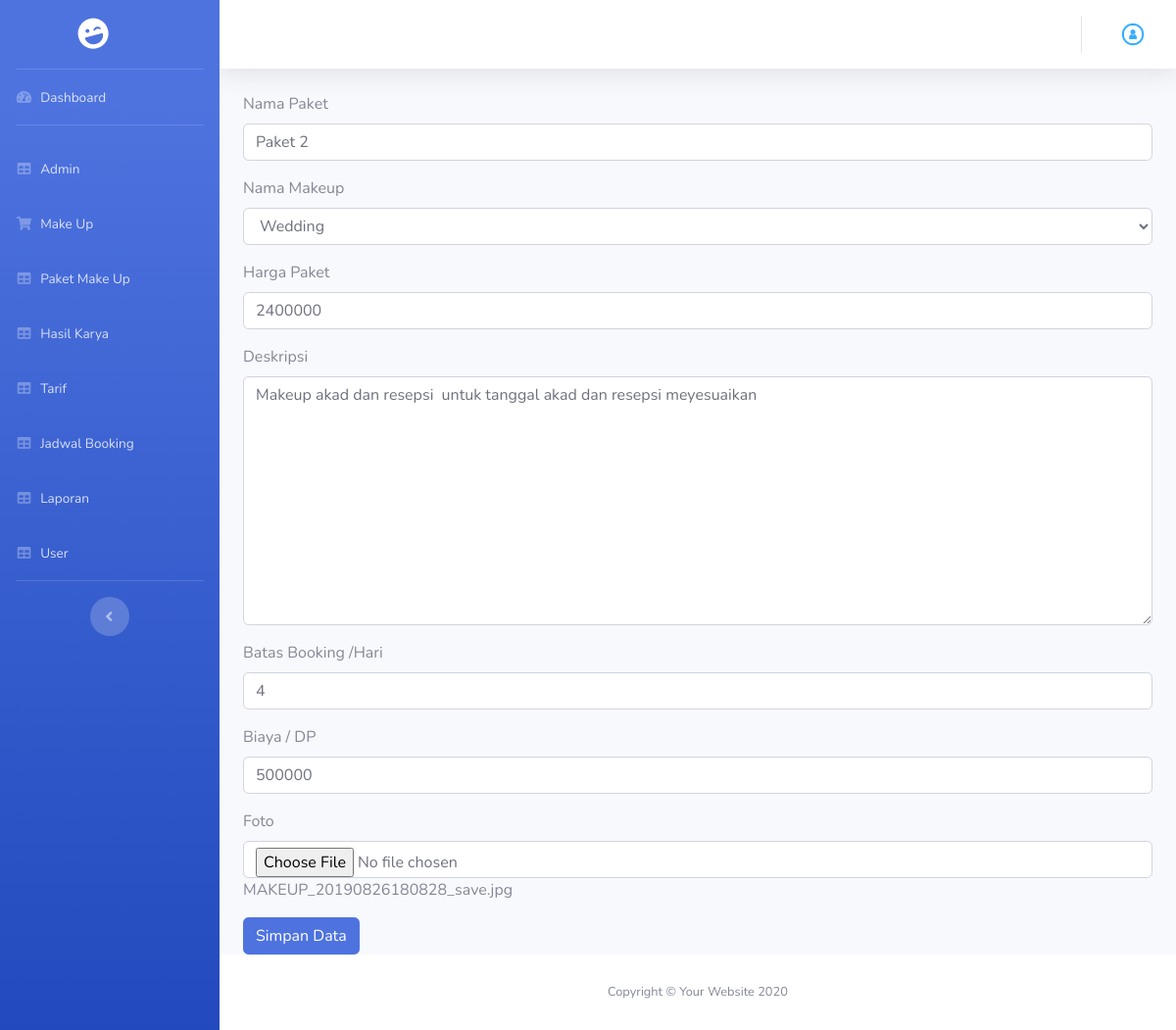
Screenshot of /admin/paket_edit/6 with the database file from the repository.
### tables this page shows
CREATE TABLE `tb_paket_makeup` (
  `id_paket` int(11) NOT NULL AUTO_INCREMENT,
  `id_makeup` int(11) NOT NULL,
  `nm_paket` varchar(100) NOT NULL,
  `harga_paket` int(11) NOT NULL,
  `deskripsi` text,
  `batas_booking_per_hari` int(11) NOT NULL,
  `biaya_dp` int(11) NOT NULL,
  `foto` text NOT NULL,
  PRIMARY KEY (`id_paket`)
);

### application/core/MY_Controller.php (called while the page is built, shortened)
<?php
class MY_Controller extends CI_Controller
{
	public function view_backend($view, $data = null)
	{
		$this->load->view('admin/templateBackend/header');
		$this->load->view('admin/templateBackend/sidebar');
		$this->load->view($view, $data);
		$this->load->view('admin/templateBackend/footer');
	}
}

### application/controllers/admin/Paket_Makeup.php (called while the page is built, shortened)
<?php
class Paket_Makeup extends MY_Controller
{
  public function paket_edit($id)
  {
    $data['paket_makeup'] = $this->paketMakeupModel->getById($id);
    $data['makeup'] = $this->makeupModel->getAll();
    $this->view_backend('admin/paket_makeup/paket_edit', $data);
  }
}

### index.php (called while the page is built, shortened)
<?php
require_once BASEPATH.'core/CodeIgniter.php';

### application/models/Backend/Paket_Makeup_Model.php (called while the page is built, shortened)
<?php defined('BASEPATH') or exit('No direct script access allowed');
class Paket_Makeup_Model extends CI_Model
{
	public function getById($id)
	{
		return $this->db->query("Select
        tb_paket_makeup.id_paket,
        tb_paket_makeup.id_makeup,
        tb_paket_makeup.nm_paket,
        tb_paket_makeup.harga_paket,
        tb_paket_makeup.deskripsi,
        tb_paket_makeup.biaya_dp,
        tb_paket_makeup.foto,
        tb_paket_makeup.batas_booking_per_hari,
        tb_makeup.nm_makeup
    From
        tb_paket_makeup Join
        tb_makeup On tb_paket_makeup.id_makeup = tb_makeup.id_makeup Where tb_paket_makeup.id_paket='$id'")->result();
	}
}

### application/models/Backend/Makeup_Model.php (called while the page is built, shortened)
<?php defined('BASEPATH') or exit('No direct script access allowed');
class Makeup_Model extends CI_Model
{
    private $_table = "tb_makeup";
    public function getAll()
    {
        return $this->db->get($this->_table)->result();
    }
}

### application/views/admin/paket_makeup/paket_edit.php (the view, shortened to what this page needs)
<div class="container">
    <?php foreach ($paket_makeup as $pm) : ?>
        <form action="<?php echo base_url('admin/paket_edit_aksi') ?>" method="POST" enctype="multipart/form-data">
            <div class="form-group">
                <label for="">Nama Paket</label>
                <input type="text" name="nm_paket" class="form-control" value="<?php echo $pm->nm_paket ?>">
            </div>
            <div class="form-group">
                <label for="">Nama Makeup</label>
                <select name="id_makeup" id="id_makeup" class="form-control">
                    <?php foreach ($makeup as $mu) : ?>
                        <option value="<?php echo $mu->id_makeup ?>"><?php echo $mu->nm_makeup ?></option>
                    <?php endforeach; ?>
                </select>
            </div>
            <div class="form-group">
                <label for="">Harga Paket</label>
                <input type="text" name="harga_paket" class="form-control" value="<?php echo $pm->harga_paket ?>">
            </div>
            <div class="form-group">
                <label for="">Deskripsi</label>
                <textarea name="deskripsi" id="" cols="30" rows="10" class="form-control"><?php echo $pm->deskripsi ?></textarea>
            </div>
            <div class="form-group">
                <label for="">Batas Booking /Hari</label>
                <input type="text" name="batas_booking_per_hari" class="form-control" value="<?php echo $pm->batas_booking_per_hari ?>">
            </div>
            <div class="form-group">
                <label for="">Biaya / DP</label>
                <input type="text" name="biaya_dp" class="form-control" value="<?php echo $pm->biaya_dp ?>">
            </div>
            <div class="form-group">
                <label for="">Foto</label>
                <input type="file" name="foto" class="form-control">
                <?php echo $pm->foto ?>
            </div>
            <button class="btn btn-primary" type="submit">Simpan Data</button>
        </form>
    <?php endforeach; ?>
</div>

### rows the page displays
tb_paket_makeup: nm_paket "Paket 2", harga_paket "2400000", deskripsi "Makeup akad dan resepsi untuk tanggal akad dan resepsi meyesuaikan", batas_booking_per_hari "4", biaya_dp "500000", foto "MAKEUP_20190826180828_save.jpg"

### other values shown
form field id_makeup "Wedding"
